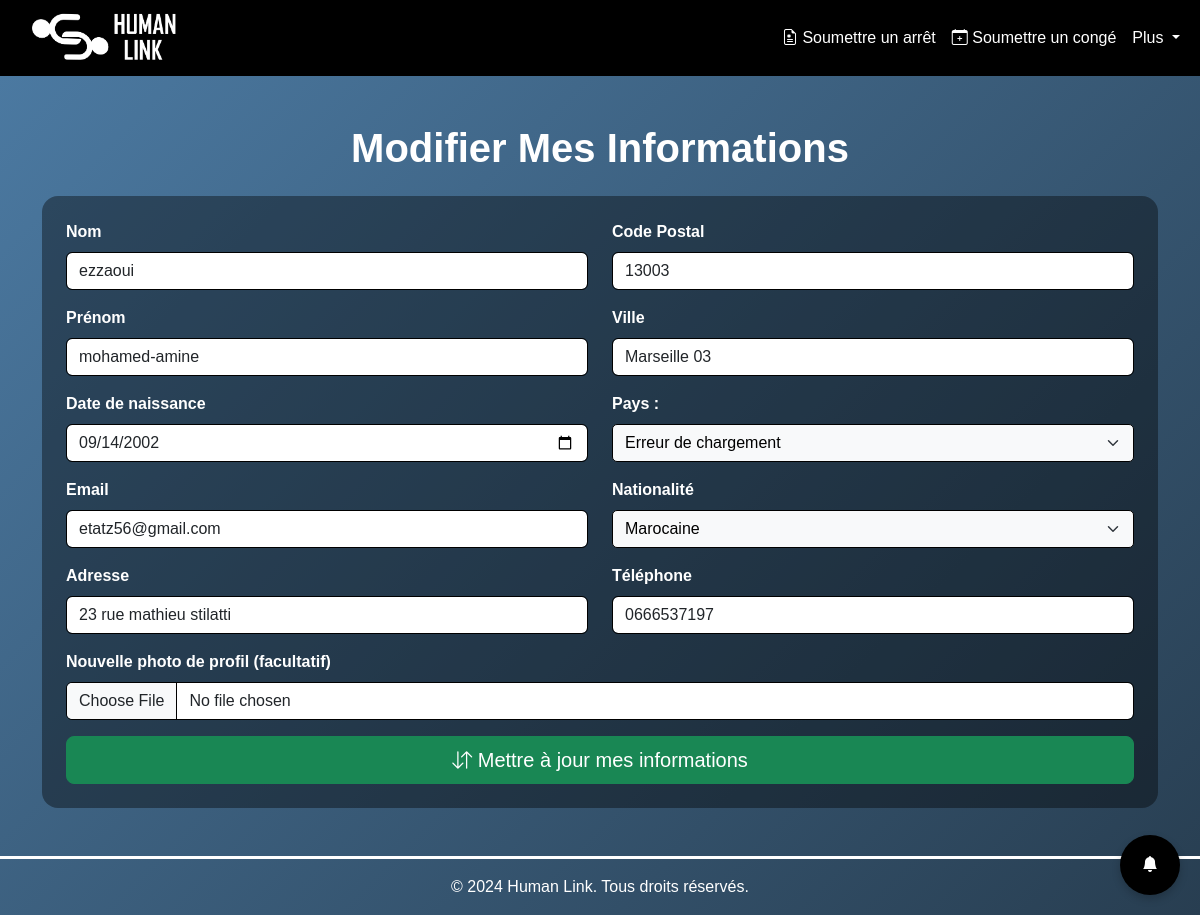
/modifier_mes_infos (signed in), run on the app's committed database.
### tables this page shows
CREATE TABLE utilisateurs(
            id TEXT PRIMARY KEY,
            nom TEXT,
            prenom TEXT,
            date_naissance DATE,
            poste TEXT,
            departement TEXT,
            email TEXT UNIQUE,
            mot_de_passe TEXT,
            solde_congé FLOAT,
            salaire FLOAT,
            dernier_mois_maj TEXT,
            role TEXT,
            photo TEXT DEFAULT 'default.jpg',
            sexualite TEXT CHECK (sexualite IN ('Homme', 'Femme')),
            telephone TEXT,
            adresse TEXT,
            ville TEXT,
            code_postal TEXT,
            pays TEXT,
            nationalite TEXT,
            numero_securite_sociale TEXT,
            date_embauche DATE,
            type_contrat TEXT CHECK (type_contrat IN ('CDI', 'CDD', 'Alternance', 'Stage', 'Freelance')),
            is_director BOOLEAN DEFAULT 0,
            teletravail_max INTEGER DEFAULT 0
        );

### app.py (the view, shortened to what this page needs)
@app.route("/modifier_mes_infos", methods=["GET", "POST"])
def modifier_mes_infos():
    if 'email' not in session or session['role'] == "admin":
        flash("Vous devez être connecté pour accéder à cette page.")
        return redirect(url_for('login'))
    email = session['email']
    notifications = récupérer_notifications(email)
    nombre_notifications_non_lues = récupérer_nombre_notifications_non_lues(email)
    marquer_notifications_comme_lues(email)
    connexion = connect_db()
    cur = connexion.cursor()
    cur.execute("SELECT photo FROM utilisateurs WHERE email = ?", (email,))
    old_photo = cur.fetchone()[0]
    cur.execute("SELECT nom, prenom, date_naissance, email, adresse, ville, code_postal, pays, nationalite, telephone, photo FROM utilisateurs WHERE email = ?", (email,))
    result = cur.fetchone()
    connexion.close()
    return render_template(
        "employé_modification.html",
        result=result,
        notifications=notifications,
        nombre_notifications_non_lues=nombre_notifications_non_lues
    )

### app.py (called while the page is built)
def récupérer_notifications(email):
    connexion = connect_db()
    cur = connexion.cursor()
    cur.execute("""
        SELECT id, message, type, created_at, is_read
        FROM notifications
        WHERE email = ?
        ORDER BY created_at DESC
    """, (email,))
    notifications = cur.fetchall()
    connexion.close()
    return [
        {
            'id': n[0],
            'message': n[1],
            'type': n[2],
            'created_at': datetime.strptime(n[3], '%Y-%m-%d %H:%M:%S') if isinstance(n[3], str) else n[3],
            'is_read': n[4]
        }
        for n in notifications
    ]

def récupérer_nombre_notifications_non_lues(email):
    connexion = connect_db()
    cur = connexion.cursor()
    cur.execute("""
        SELECT COUNT(*)
        FROM notifications
        WHERE email = ? AND is_read = 0
    """, (email,))
    count = cur.fetchone()[0]
    connexion.close()
    return count

def marquer_notifications_comme_lues(email):
    connexion = connect_db()
    try:
        cur = connexion.cursor()
        cur.execute("""
            UPDATE notifications
            SET is_read = 1
            WHERE email = ?
        """, (email,))
        connexion.commit()
    except sqlite3.OperationalError as e:
        print(f"Erreur SQLite: {e}")
    finally:
        connexion.close()

@app.template_filter('format_datetime')
def format_datetime(value, format='%d-%m-%Y %H:%M'):
    if isinstance(value, datetime):
        return value.strftime(format)
    try:
        value = datetime.strptime(value, '%Y-%m-%d %H:%M:%S')
        return value.strftime(format)
    except Exception:
        return value

### db_setup.py (called while the page is built)
def connect_db():
    connexion = sqlite3.connect("rh_data.db")
    connexion.row_factory = sqlite3.Row
    return connexion

### templates/employé_modification.html (shortened to what this page needs)
{% extends "employé_base.html" %}
{% block content2 %}
<h1 class="text-center text-white mb-4">Modifier Mes Informations</h1>
<div class="card border-0 rounded-4 fw-bold text-white">
    <div class="card-body p-4">
        <form action="{{ url_for('modifier_mes_infos') }}" method="POST" enctype="multipart/form-data">
            <div class="row">
                <div class="col-md-6">
                    <div class="mb-3">
                        <label for="nom" class="form-label ">Nom</label>
                        <input type="text" class="form-control" id="nom" name="nom" value="{{ result[0] }}" required>
                    </div>
                    <div class="mb-3">
                        <label for="prenom" class="form-label">Prénom</label>
                        <input type="text" class="form-control" id="prenom" name="prenom" value="{{ result[1] }}" required>
                    </div>
                    <div class="mb-3">
                        <label for="date_naissance" class="form-label ">Date de naissance</label>
                        <input type="date" class="form-control" id="date_naissance" name="date_naissance" value="{{ result[2] }}" required>
                    </div>
                    <div class="mb-3">
                        <label for="email" class="form-label">Email</label>
                        <input type="email" class="form-control" id="email" name="email" value="{{ result[3] }}" required>
                    </div>
                    <div class="mb-3">
                        <label for="adresse" class="form-label">Adresse</label>
                        <input type="text" class="form-control" id="adresse" name="adresse" value="{{ result[4] }}" required>
                    </div>
                </div>
                <div class="col-md-6">
                    <div class="mb-3">
                        <label for="code_postal" class="form-label">Code Postal</label>
                        <input type="text" id="code_postal" name="code_postal" class="form-control" value="{{ result[6] }}" placeholder="Ex : 13001" required>
                    </div>
                    <div class="mb-3">
                            <label for="ville" class="form-label">Ville</label>
                            <input type="text" id="ville" name="ville" class="form-control" value="{{ result[5] }}" placeholder="Ville" required>
                    </div>
                    <div class="mb-3">
                        <label for="pays" class="form-label ">Pays :</label>
                        <select id="pays" name="pays" class="form-select" required>
                            <option value="{{ result[7] }}">{{ result[7] }}</option>
                        </select>
                    </div>
                    <div class="mb-3">
                        <label for="nationalite" class="form-label ">Nationalité</label>
                        <select id="nationalite" name="nationalite" class="form-select" required>
                            <option value="{{ result[8] }}">{{ result[8] }}</option>
                        </select>
                    </div>
                    <div class="mb-3">
                        <label for="telephone" class="form-label ">Téléphone</label>
                        <input type="text" class="form-control" id="telephone" name="telephone" value="{{ result[9] }}"  required>
                    </div>
                </div>
                <div class="mb-3">
                    <label for="photo" class="form-label ">Nouvelle photo de profil (facultatif)</label>
                    <input type="file" class="form-control" id="photoInput" name="photo" accept="image/*">
                </div>
            </div>
            <div class="d-grid">
                <button type="submit" class="btn btn-success btn-lg">
                    <i class="bi bi-arrow-down-up"></i> Mettre à jour mes informations
                </button>
            </div>
        </form>
    </div>
{% endblock %}

### static/styles.css (style rules this page uses)
body { display: flex; flex-direction: column; min-height: 100vh; margin: 0; font-family: sans-serif; }
h1 { font-weight: bold; }
.card { background: rgba(0, 0, 0, 0.392); border: white; border-radius: 15px; margin-top: 20px; }
.form-control { border-color:#000; }
.form-select { border-color: #000; }
.form-select { display: block; width: 100%; font-size: 16px; font-family: Arial, sans-serif; line-height: 1.5; color: #000000; background-color: #f8f9fa; border: 1px solid #000000; border-radius: 5px; transition: border-color 0.3s ease, box-shadow 0.3s ease; height: auto; }
.form-select option { padding: 8px; font-size: 15px; background-color: #ffffff; color: #000000; }

### data on the page
utilisateurs: nom "ezzaoui", prenom "mohamed-amine", date_naissance "09/14/2002", email "etatz56@gmail.com", adresse "23 rue mathieu stilatti", code_postal "13003", ville "Marseille 03", nationalite "Marocaine", telephone "0666537197"
